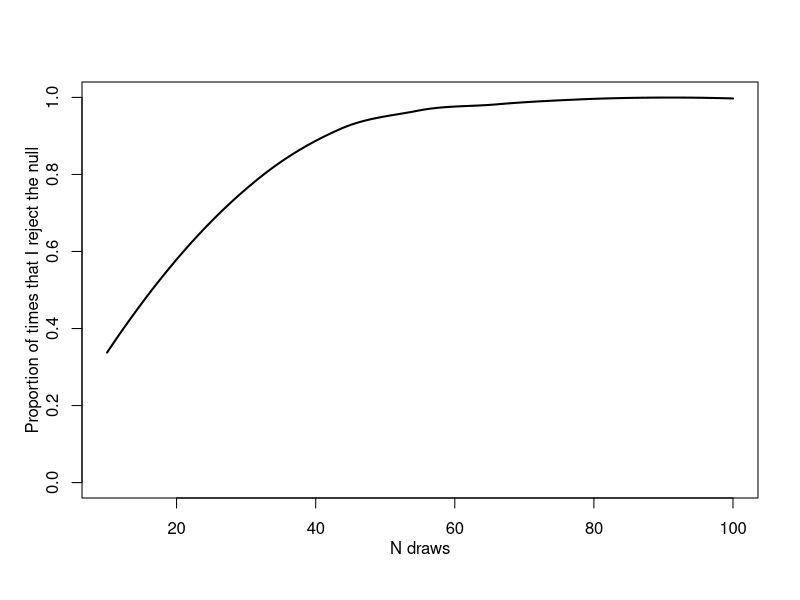

Recreate this plot in R.
##null hypothesis: x comes from N(mean=0.5,sd=1)

##first, a function to compute pvalue:
pval<-function(N,mu=1,sigma=1) {
    x<-rnorm(N,mean=mu,sd=sigma)
    m<-mean(x)
    se<-1/sqrt(length(x))  ##the 1 here is due to the assumption in the null hypothesis!! we would use a 'plug-in' estimator for this quantity in some cases.
    z<-(m-0.5)/se ##0.5 here due to null hypothesis
    2*pnorm(abs(z),lower.tail=FALSE) ##two-tailed test
}
pval<-Vectorize(pval) #this just makes sure that pval() will work for vector-valued N so that i can do it for lots of values

##now we'll iterate over many N values
N<-sort(runif(10000,10,100))
p<-pval(N)

##and finally a power curve
par(mgp=c(2,1,0))
plot(NULL,xlim=range(N),ylim=0:1,xlab="N draws",ylab="Proportion of times that I reject the null")
f<-function(p,N,...) {
    x<-ifelse(p<.05,1,0)
    m<-loess(x~N)
    lines(N,fitted(m),...)
}
f(p,N,lwd=2,col='black')

